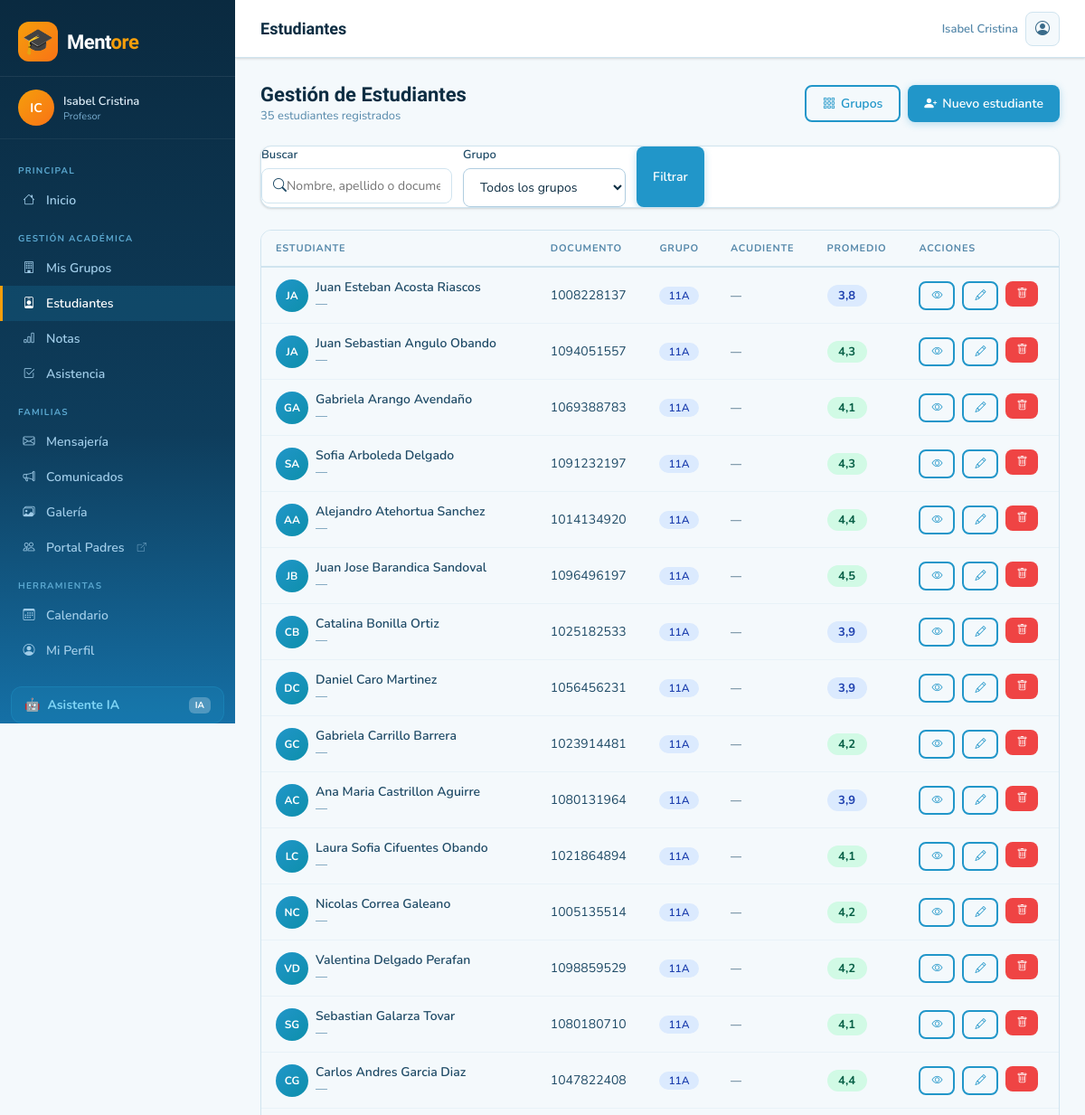
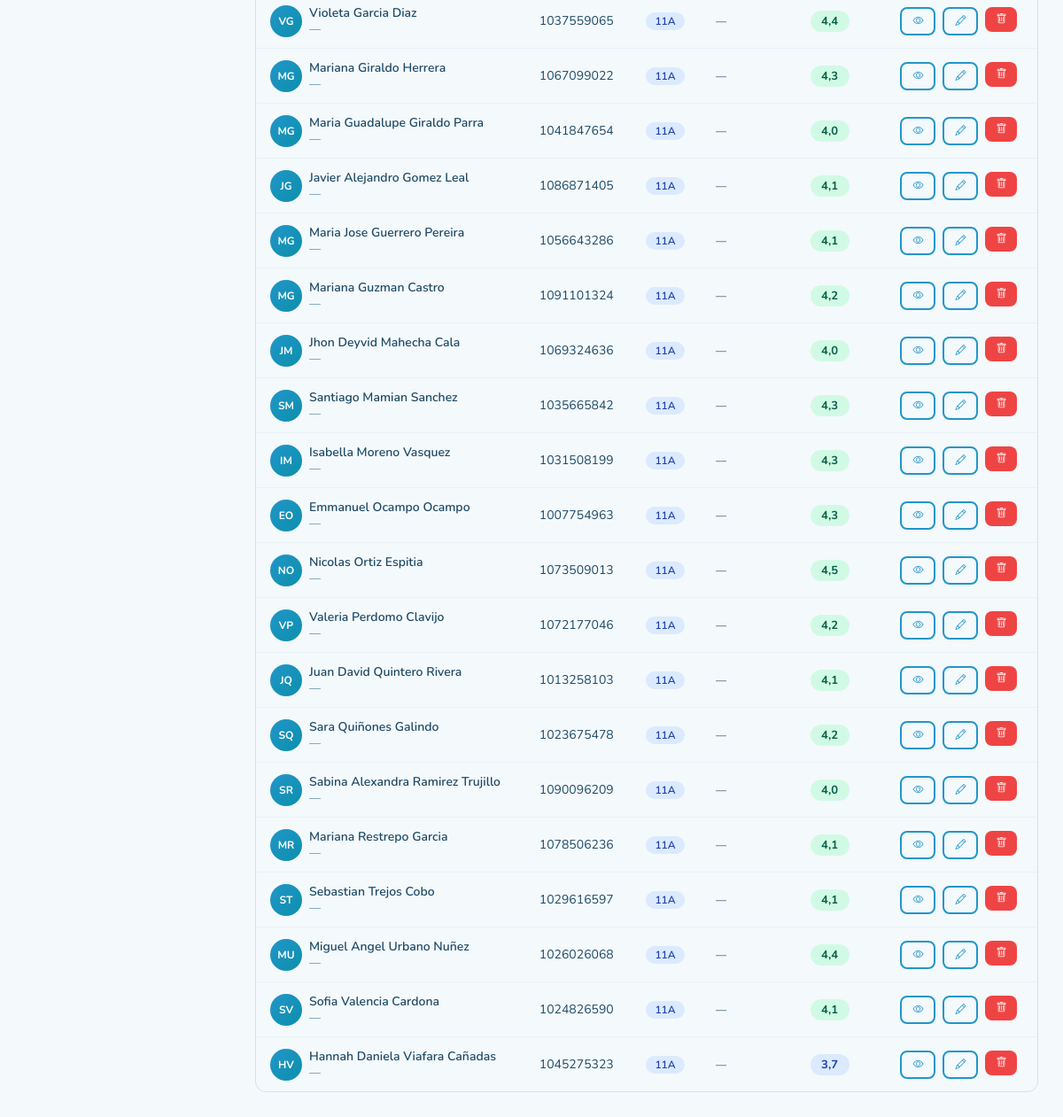
The page /dashboard/students/ (signed in) on the database its author committed (2 pictures, top to bottom).
### students/models.py (models this page shows, shortened)
class Student(models.Model):
    GENDER_CHOICES = [('M', 'Masculino'), ('F', 'Femenino'), ('O', 'Otro')]
    teacher = models.ForeignKey(User, on_delete=models.CASCADE, related_name='students')
    classroom = models.ForeignKey(Classroom, on_delete=models.SET_NULL, null=True, blank=True, related_name='students')
    first_name = models.CharField(max_length=80, verbose_name='Nombre')
    last_name = models.CharField(max_length=80, verbose_name='Apellido')
    document_id = models.CharField(max_length=30, blank=True, verbose_name='Documento de identidad')
    email = models.EmailField(blank=True, verbose_name='Correo')
    parent_email = models.EmailField(blank=True, verbose_name='Correo del padre/madre')
    parent_name = models.CharField(max_length=120, blank=True, verbose_name='Nombre del acudiente')
    parent_phone = models.CharField(max_length=30, blank=True, verbose_name='Teléfono del acudiente')
    date_of_birth = models.DateField(null=True, blank=True, verbose_name='Fecha de nacimiento')
    gender = models.CharField(max_length=1, choices=GENDER_CHOICES, blank=True)
    notes = models.TextField(blank=True, verbose_name='Observaciones')
    photo = models.ImageField(upload_to='students/', blank=True, null=True)
    active = models.BooleanField(default=True)
    created_at = models.DateTimeField(auto_now_add=True)
    class Meta:
        ordering = ['last_name', 'first_name']
        verbose_name = 'Estudiante'
        verbose_name_plural = 'Estudiantes'
    def get_full_name(self):
        return f"{self.first_name} {self.last_name}"
    def initials(self):
        return f"{self.first_name[0]}{self.last_name[0]}".upper()
    def average_grade(self):
        grades = self.grades.all()
        if not grades:
            return None
        total = sum(g.score for g in grades)
        return round(total / len(grades), 1)

class Classroom(models.Model):
    teacher = models.ForeignKey(User, on_delete=models.CASCADE, related_name='classrooms')
    name = models.CharField(max_length=100, verbose_name='Nombre del grupo')
    grade_level = models.CharField(max_length=50, blank=True, verbose_name='Nivel')
    subject = models.CharField(max_length=100, blank=True, verbose_name='Materia')
    created_at = models.DateTimeField(auto_now_add=True)
    class Meta:
        ordering = ['name']
        verbose_name = 'Grupo'
        verbose_name_plural = 'Grupos'

### students/views.py (the view)
# urls.py: path('students/', views.student_list, name='list'),
@login_required
def student_list(request):
    query = request.GET.get('q', '')
    classroom_id = request.GET.get('classroom', '')
    students = Student.objects.filter(teacher=request.user, active=True)
    if query:
        students = students.filter(
            Q(first_name__icontains=query) | Q(last_name__icontains=query) | Q(document_id__icontains=query)
        )
    if classroom_id:
        students = students.filter(classroom_id=classroom_id)
    classrooms = Classroom.objects.filter(teacher=request.user)
    return render(request, 'students/student_list.html', {
        'students': students, 'classrooms': classrooms,
        'query': query, 'selected_classroom': classroom_id,
    })

### templates/students/student_list.html (shortened to what this page needs)
{% extends 'base/layout.html' %}
{% block page_title %}Estudiantes{% endblock %}
{% block content %}
<div class="page-header">
  <div class="page-header-left">
    <h1>Gestión de Estudiantes</h1>
    <p>{{ students.count }} estudiante{{ students.count|pluralize:",s" }} registrado{{ students.count|pluralize:",s" }}</p>
  </div>
  <div class="d-flex gap-2 flex-wrap">
    <a href="{% url 'students:classrooms' %}" class="btn-outline">
      <i class="bi bi-grid-3x3-gap"></i> Grupos
    </a>
    <a href="{% url 'students:create' %}" class="btn-primary">
      <i class="bi bi-person-plus-fill"></i> Nuevo estudiante
    </a>
  </div>
</div>
<div class="card mb-4">
  <form method="get" class="d-flex gap-3 flex-wrap align-items-end">
    <div>
      <label class="form-label">Buscar</label>
      <div class="search-bar">
        <span class="search-icon"><i class="bi bi-search"></i></span>
        <input type="text" name="q" value="{{ query }}" placeholder="Nombre, apellido o documento...">
      </div>
    </div>
    <div>
      <label class="form-label">Grupo</label>
      <select name="classroom" class="form-control" style="min-width:180px;">
        <option value="">Todos los grupos</option>
      </select>
    </div>
    <button type="submit" class="btn-primary">Filtrar</button>
  </form>
</div>
{% if students %}
<div class="table-wrapper">
  <table class="mentore-table">
    <thead>
      <tr>
        <th>Estudiante</th>
        <th>Documento</th>
        <th>Grupo</th>
        <th>Acudiente</th>
        <th>Promedio</th>
        <th>Acciones</th>
      </tr>
    </thead>
    <tbody>
      {% for student in students %}
      <tr>
        <td>
          <div class="d-flex align-items-center gap-2">
            {% if student.photo %}
              <img src="{{ student.photo.url }}" alt="" style="width:34px;height:34px;border-radius:50%;object-fit:cover;">
            {% else %}
              <div class="avatar avatar-sm">{{ student.initials }}</div>
            {% endif %}
            <div>
              <div style="font-weight:600;">{{ student.get_full_name }}</div>
              <div class="text-muted">{{ student.email|default:"—" }}</div>
            </div>
          </div>
        </td>
        <td>{{ student.document_id|default:"—" }}</td>
        <td>
          {% if student.classroom %}
            <span class="badge badge-blue">{{ student.classroom.name }}</span>
          {% else %}
            <span class="badge badge-gray">Sin grupo</span>
          {% endif %}
        </td>
        <td>
          <div style="font-size:.8rem;">
            <div>{{ student.parent_name|default:"—" }}</div>
          </div>
        </td>
        <td>
          {% with avg=student.average_grade %}
            {% if avg %}
              <span class="grade-pill {% if avg >= 4 %}grade-a{% elif avg >= 3 %}grade-b{% elif avg >= 2.5 %}grade-c{% else %}grade-d{% endif %}">
                {{ avg }}
              </span>
            {% else %}
              <span class="text-muted">—</span>
            {% endif %}
          {% endwith %}
        </td>
        <td>
          <div class="d-flex gap-2">
            <a href="{% url 'students:detail' student.pk %}" class="btn-outline btn-sm" title="Ver detalles">
              <i class="bi bi-eye"></i>
            </a>
            <a href="{% url 'students:edit' student.pk %}" class="btn-outline btn-sm" title="Editar">
              <i class="bi bi-pencil"></i>
            </a>
            <form method="post" action="{% url 'students:delete' student.pk %}" style="display:inline;" onsubmit="return confirm('¿Eliminar a {{ student.get_full_name }}?')">
              <button type="submit" class="btn-danger btn-sm" title="Eliminar">
                <i class="bi bi-trash"></i>
              </button>
            </form>
          </div>
        </td>
      </tr>
      {% endfor %}
    </tbody>
  </table>
</div>
{% endif %}
{% endblock %}

### templates/base/layout.html (shortened to what this page needs)
{% load static %}
<!DOCTYPE html>
<html lang="es">
<head>
  <link rel="stylesheet" href="https://cdnjs.cloudflare.com/ajax/libs/bootstrap-icons/1.11.3/font/bootstrap-icons.min.css">
  <link rel="stylesheet" href="{% static 'css/mentore.css' %}">
</head>
<body>
<aside class="sidebar">
  <a href="{% url 'students:dashboard' %}" class="sidebar-brand">
    <div class="sidebar-brand-icon">🎓</div>
    <span class="sidebar-brand-name">Ment<span>ore</span></span>
  </a>
  {% if user.is_authenticated %}
  <div class="sidebar-user-block">
    <div class="sidebar-user-avatar">{{ user.first_name|first|upper }}{{ user.last_name|first|upper }}</div>
    <div>
      <div class="sidebar-user-name">{{ user.get_full_name|default:user.username }}</div>
      <div class="sidebar-user-role">Profesor</div>
    </div>
  </div>
  {% endif %}
  <ul class="sidebar-nav">
    <li class="sidebar-section-label">Principal</li>
    <li class="nav-item {% if request.resolver_match.url_name == 'dashboard' %}active{% endif %}">
      <a href="{% url 'students:dashboard' %}" class="sidebar-link {% if request.resolver_match.url_name == 'dashboard' %}active{% endif %}">
        <i class="bi bi-house nav-icon"></i> Inicio
      </a>
    </li>
    <li class="sidebar-section-label">Gestión Académica</li>
    <li>
      <a href="{% url 'students:classrooms' %}" class="sidebar-link {% if 'classroom' in request.resolver_match.url_name|default:'' %}active{% endif %}">
        <i class="bi bi-building nav-icon"></i> Mis Grupos
      </a>
    </li>
    <li>
      <a href="{% url 'students:list' %}" class="sidebar-link {% if request.resolver_match.url_name in 'list,create,detail,edit' %}active{% endif %}">
        <i class="bi bi-person-badge nav-icon"></i> Estudiantes
      </a>
    </li>
    <li>
      <a href="{% url 'grades:list' %}" class="sidebar-link {% if request.resolver_match.namespace == 'grades' %}active{% endif %}">
        <i class="bi bi-bar-chart nav-icon"></i> Notas
      </a>
    </li>
    <li>
      <a href="{% url 'students:attendance' %}" class="sidebar-link {% if 'attendance' in request.resolver_match.url_name|default:'' %}active{% endif %}">
        <i class="bi bi-check2-square nav-icon"></i> Asistencia
      </a>
    </li>
    <li class="sidebar-section-label">Familias</li>
    <li>
      <a href="{% url 'students:message_list' %}" class="sidebar-link {% if 'message' in request.resolver_match.url_name|default:'' %}active{% endif %}">
        <i class="bi bi-envelope nav-icon"></i> Mensajería
      </a>
    </li>
    <li>
      <a href="{% url 'students:announcement_list' %}" class="sidebar-link {% if 'announcement' in request.resolver_match.url_name|default:'' %}active{% endif %}">
        <i class="bi bi-megaphone nav-icon"></i> Comunicados
      </a>
    </li>
    <li>
      <a href="{% url 'gallery:list' %}" class="sidebar-link {% if request.resolver_match.namespace == 'gallery' %}active{% endif %}">
        <i class="bi bi-images nav-icon"></i> Galería
      </a>
    </li>
    <li>
      <a href="/padres/" class="sidebar-link" target="_blank">
        <i class="bi bi-people nav-icon"></i> Portal Padres <i class="bi bi-box-arrow-up-right" style="font-size:10px;opacity:.6;margin-left:4px;"></i>
      </a>
    </li>
    <li class="sidebar-section-label">Herramientas</li>
    <li>
      <a href="{% url 'calendar_app:schedule' %}" class="sidebar-link {% if request.resolver_match.namespace == 'calendar_app' %}active{% endif %}">
        <i class="bi bi-calendar3 nav-icon"></i> Calendario
      </a>
    </li>
    <li>
      <a href="{% url 'accounts:profile' %}" class="sidebar-link {% if request.resolver_match.url_name == 'profile' %}active{% endif %}">
        <i class="bi bi-person-circle nav-icon"></i> Mi Perfil
      </a>
    </li>
  </ul>
  <a href="{% url 'ai_assistant:chat' %}" class="sidebar-ai-chip">
    🤖 <span>Asistente IA</span>
    <span class="ai-badge" style="margin-left:auto;background:rgba(255,255,255,.25);color:#fff;font-size:10px;padding:2px 7px;border-radius:6px;font-weight:700;">IA</span>
  </a>
</aside>
<div class="main-content">
  <header class="topbar">
    <h1 class="topbar-title">{% block page_title %}Dashboard{% endblock %}</h1>
    <div class="topbar-right">
      <span style="font-size:13px;color:var(--gray-500);font-weight:600;">{{ user.get_full_name|default:user.username }}</span>
      <a href="{% url 'accounts:profile' %}" class="topbar-btn" title="Mi perfil"><i class="bi bi-person-circle"></i></a>
    </div>
  </header>
  <div class="content-area">
    {% block content %}{% endblock %}
  </div>
</div>
</body>
</html>

### rows shown on the page
Student: initials "JA", get_full_name "Juan Esteban Acosta Riascos", email "—", document_id "1008228137", classroom.name "11A", parent_name "—", average_grade "3,8"
Student: initials "JA", get_full_name "Juan Sebastian Angulo Obando", email "—", document_id "1094051557", classroom.name "11A", parent_name "—", average_grade "4,3"
Student: initials "GA", get_full_name "Gabriela Arango Avendaño", email "—", document_id "1069388783", classroom.name "11A", parent_name "—", average_grade "4,1"
Student: initials "SA", get_full_name "Sofia Arboleda Delgado", email "—", document_id "1091232197", classroom.name "11A", parent_name "—", average_grade "4,3"
Student: initials "AA", get_full_name "Alejandro Atehortua Sanchez", email "—", document_id "1014134920", classroom.name "11A", parent_name "—", average_grade "4,4"
Student: initials "JB", get_full_name "Juan Jose Barandica Sandoval", email "—", document_id "1096496197", classroom.name "11A", parent_name "—", average_grade "4,5"
Student: initials "CB", get_full_name "Catalina Bonilla Ortiz", email "—", document_id "1025182533", classroom.name "11A", parent_name "—", average_grade "3,9"
Student: initials "DC", get_full_name "Daniel Caro Martinez", email "—", document_id "1056456231", classroom.name "11A", parent_name "—", average_grade "3,9"
Student: initials "GC", get_full_name "Gabriela Carrillo Barrera", email "—", document_id "1023914481", classroom.name "11A", parent_name "—", average_grade "4,2"
Student: initials "AC", get_full_name "Ana Maria Castrillon Aguirre", email "—", document_id "1080131964", classroom.name "11A", parent_name "—", average_grade "3,9"
Student: initials "LC", get_full_name "Laura Sofia Cifuentes Obando", email "—", document_id "1021864894", classroom.name "11A", parent_name "—", average_grade "4,1"
Student: initials "NC", get_full_name "Nicolas Correa Galeano", email "—", document_id "1005135514", classroom.name "11A", parent_name "—", average_grade "4,2"
Student: initials "VD", get_full_name "Valentina Delgado Perafan", email "—", document_id "1098859529", classroom.name "11A", parent_name "—", average_grade "4,2"
Student: initials "SG", get_full_name "Sebastian Galarza Tovar", email "—", document_id "1080180710", classroom.name "11A", parent_name "—", average_grade "4,1"
Student: initials "CG", get_full_name "Carlos Andres Garcia Diaz", email "—", document_id "1047822408", classroom.name "11A", parent_name "—", average_grade "4,4"
Student: initials "VG", get_full_name "Violeta Garcia Diaz", email "—", document_id "1037559065", classroom.name "11A", parent_name "—", average_grade "4,4"
Student: initials "MG", get_full_name "Mariana Giraldo Herrera", email "—", document_id "1067099022", classroom.name "11A", parent_name "—", average_grade "4,3"
Student: initials "MG", get_full_name "Maria Guadalupe Giraldo Parra", email "—", document_id "1041847654", classroom.name "11A", parent_name "—", average_grade "4,0"
Student: initials "JG", get_full_name "Javier Alejandro Gomez Leal", email "—", document_id "1086871405", classroom.name "11A", parent_name "—", average_grade "4,1"
Student: initials "MG", get_full_name "Maria Jose Guerrero Pereira", email "—", document_id "1056643286", classroom.name "11A", parent_name "—", average_grade "4,1"
Student: initials "MG", get_full_name "Mariana Guzman Castro", email "—", document_id "1091101324", classroom.name "11A", parent_name "—", average_grade "4,2"
Student: initials "JM", get_full_name "Jhon Deyvid Mahecha Cala", email "—", document_id "1069324636", classroom.name "11A", parent_name "—", average_grade "4,0"
Student: initials "SM", get_full_name "Santiago Mamian Sanchez", email "—", document_id "1035665842", classroom.name "11A", parent_name "—", average_grade "4,3"
Student: initials "IM", get_full_name "Isabella Moreno Vasquez", email "—", document_id "1031508199", classroom.name "11A", parent_name "—", average_grade "4,3"
Student: initials "EO", get_full_name "Emmanuel Ocampo Ocampo", email "—", document_id "1007754963", classroom.name "11A", parent_name "—", average_grade "4,3"
Student: initials "NO", get_full_name "Nicolas Ortiz Espitia", email "—", document_id "1073509013", classroom.name "11A", parent_name "—", average_grade "4,5"
Student: initials "VP", get_full_name "Valeria Perdomo Clavijo", email "—", document_id "1072177046", classroom.name "11A", parent_name "—", average_grade "4,2"
Student: initials "JQ", get_full_name "Juan David Quintero Rivera", email "—", document_id "1013258103", classroom.name "11A", parent_name "—", average_grade "4,1"
Student: initials "SQ", get_full_name "Sara Quiñones Galindo", email "—", document_id "1023675478", classroom.name "11A", parent_name "—", average_grade "4,2"
Student: initials "SR", get_full_name "Sabina Alexandra Ramirez Trujillo", email "—", document_id "1090096209", classroom.name "11A", parent_name "—", average_grade "4,0"
Student: initials "MR", get_full_name "Mariana Restrepo Garcia", email "—", document_id "1078506236", classroom.name "11A", parent_name "—", average_grade "4,1"
Student: initials "ST", get_full_name "Sebastian Trejos Cobo", email "—", document_id "1029616597", classroom.name "11A", parent_name "—", average_grade "4,1"
Student: initials "MU", get_full_name "Miguel Angel Urbano Nuñez", email "—", document_id "1026026068", classroom.name "11A", parent_name "—", average_grade "4,4"
Student: initials "SV", get_full_name "Sofia Valencia Cardona", email "—", document_id "1024826590", classroom.name "11A", parent_name "—", average_grade "4,1"
Student: initials "HV", get_full_name "Hannah Daniela Viafara Cañadas", email "—", document_id "1045275323", classroom.name "11A", parent_name "—", average_grade "3,7"

### other values the page prints
{{ user.first_name|first|upper }} "I"
{{ user.last_name|first|upper }} "C"
{{ user.get_full_name|default:user.username }} "Isabel Cristina"
{{ students.count }} "35"
